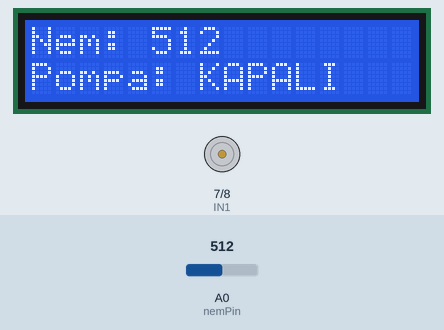
Simulated run of this sketch. Board: Arduino Uno, built with avr-gcc and run on an emulated ATmega328P. On the bench: 16×2 character LCD, motor-driver pin pairs drawn as motors (green arrow = first pin HIGH = forward, orange = second pin HIGH = backward, longer = more drive). The inputs (shaded band) are chosen by the test bench; at power-on: A0 (nemPin) = 512.

Above: at 1.2 s.
1.3 s: A0 (nemPin) set to 582
At 2.2 s:
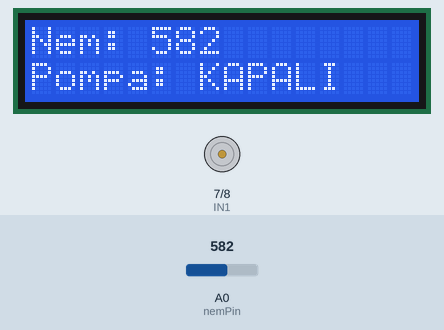
3.0 s: A0 (nemPin) set to 616
At 3.8 s:
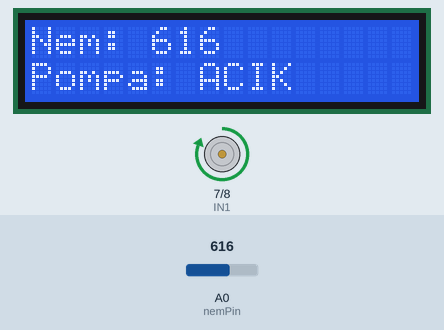
4.5 s: A0 (nemPin) set to 590
At 5.3 s:
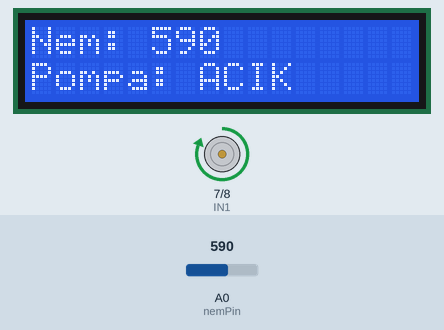
Timing chart, 0 to 7.5 s (numbered marks = the images above; inputs shaded):
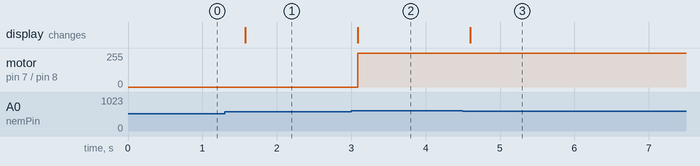

The sketch:

smart_plant_watering_system.ino
```cpp
#include <LiquidCrystal.h>

// LCD pins: RS, EN, D4, D5, D6, D7
LiquidCrystal lcd(12, 11, 5, 4, 3, 2);

// Soil moisture sensor analog input
const int nemPin = A0;

// L298N motor driver control pins
const int IN1 = 7;
const int IN2 = 8;

// Stores the current state of the water pump
bool pompaAcik = false;

void setup() {
  // Initialize the 16x2 LCD
  lcd.begin(16, 2);

  // Configure motor driver pins as outputs
  pinMode(IN1, OUTPUT);
  pinMode(IN2, OUTPUT);

  // Make sure the pump is OFF when the system starts
  digitalWrite(IN1, LOW);
  digitalWrite(IN2, LOW);
}

void loop() {
  // Read the soil moisture sensor (0-1023)
  int nem = analogRead(nemPin);

  // Dry soil: turn the pump ON
  if (nem >= 600) {
    pompaAcik = true;
  }

  // Wet enough: turn the pump OFF
  if (nem <= 450) {
    pompaAcik = false;
  }

  // Between 450 and 600, the previous pump state is preserved.
  // This hysteresis prevents frequent ON/OFF switching.

  // Control the pump through the L298N motor driver
  if (pompaAcik) {
    digitalWrite(IN1, HIGH);
    digitalWrite(IN2, LOW);
  }
  else {
    digitalWrite(IN1, LOW);
    digitalWrite(IN2, LOW);
  }

  // Display the current sensor value
  lcd.setCursor(0, 0);
  lcd.print("Nem: ");
  lcd.print(nem);
  lcd.print("    ");

  // Display the current pump status
  lcd.setCursor(0, 1);

  if (pompaAcik) {
    lcd.print("Pompa: ACIK   ");
  }
  else {
    lcd.print("Pompa: KAPALI ");
  }

  // Update the system every 500 ms
  delay(500);
}
```

Measured:
- the behaviour switches between 599 and 600 on A0 (nemPin) (found by bisection; images 1 and 2)
- after the input at 1.3 s, the display: changes after 0.28 s (image 1)
- after the input at 3.0 s, motor on pin 7 (IN1) / pin 8 (IN2): stopped → forward 255/255 after 0.09 s; the display: changes after 0.09 s (image 2)
- after the input at 4.5 s, the display: changes after 0.10 s (image 3)
